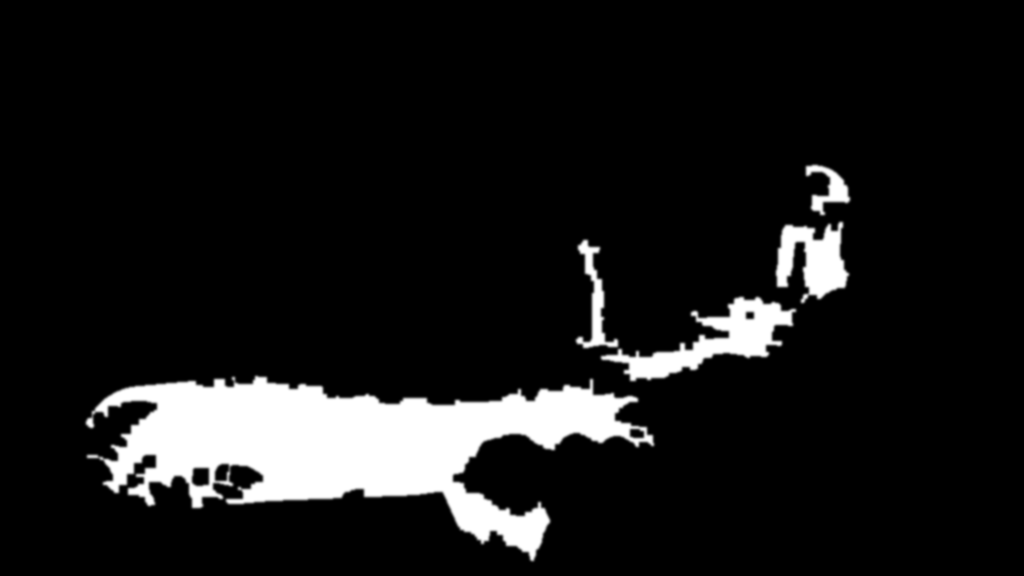
#> input picture website/art/living-ruins/masks/water.png, 1024 x 576 px; its folder holds 5 pictures in this run
$ python pack_runtime.py
#> lines starting #> are read from the running program, lines starting #| are printed output that depends on the picture
#!/usr/bin/env python3
"""Pack the derived Living Ruins masks into the small runtime textures the WebGL player loads.

Usage (from repo root):
  uv run --with numpy --with pillow website/scripts/wallpaper/pack_runtime.py

Reads  website/art/living-ruins/masks/{water,foliage,light,depth,flow}.png
Writes website/src/public/wallpaper/living-ruins/
  masks.webp  RGB lossless  R = water, G = foliage (sway weight; the shader adds the root-to-tip
              gradient), B = light. Built at the water/foliage size (2x grid); light is upscaled.
  flow.webp   RGB lossless  R,G = flow direction (0.5 = zero, +y down), B = strength
  depth.webp  RGB lossy     depth in all channels (0 = far, 1 = near), blurred for smooth parallax
and refreshes the "depth" field of website/src/data/wallpaper-hotspots.json.

Lossless WebP is used for the packed masks because lossy WebP subsamples chroma, which
would bleed one packed channel into another.
"""
import json
from pathlib import Path

import numpy as np
from PIL import Image, ImageFilter

ROOT = Path(__file__).resolve().parents[2]  # website/
SRC = ROOT / "art" / "living-ruins" / "masks"
OUT = ROOT / "src" / "public" / "wallpaper" / "living-ruins"
HOTSPOTS = ROOT / "src" / "data" / "wallpaper-hotspots.json"


def gray(name: str) -> Image.Image:
#> called with name = 'water.png'
    return Image.open(SRC / name).convert("L")
#> returned value is the input picture: PIL image 1024x576 L; min 0, max 255, mean 24.4


def main() -> None:
    OUT.mkdir(parents=True, exist_ok=True)
    water, foliage = gray("water.png"), gray("foliage.png")
#> call 2 of gray, with name = 'foliage.png'
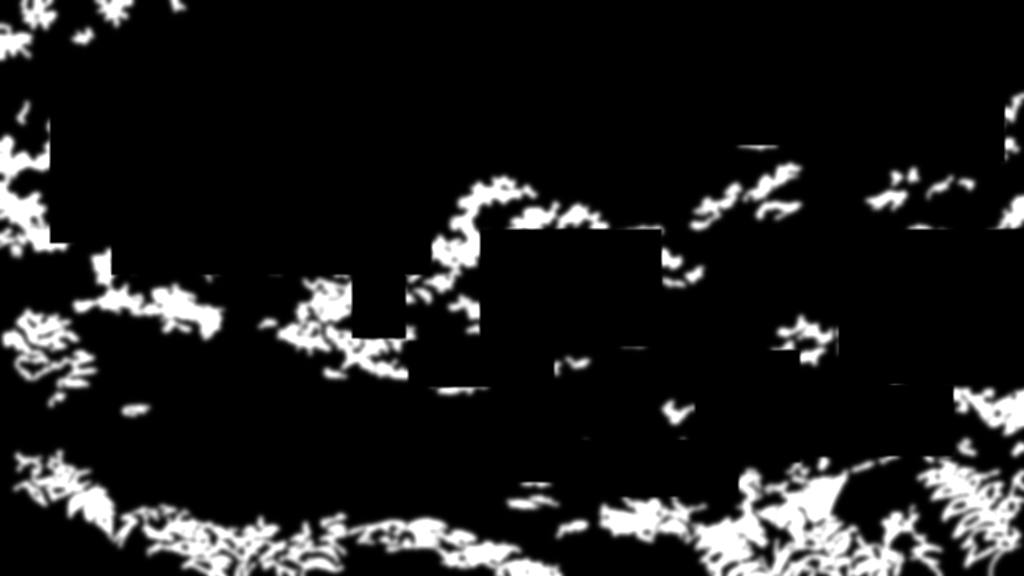
#> input picture website/art/living-ruins/masks/foliage.png, 2048 x 1152 px (shown at 1/2 size)
#> in gray, returned value is the input picture: PIL image 2048x1152 L; min 0, max 255, mean 29.9
    light = gray("light.png").resize(water.size, Image.BICUBIC)
#> call 3 of gray, with name = 'light.png'
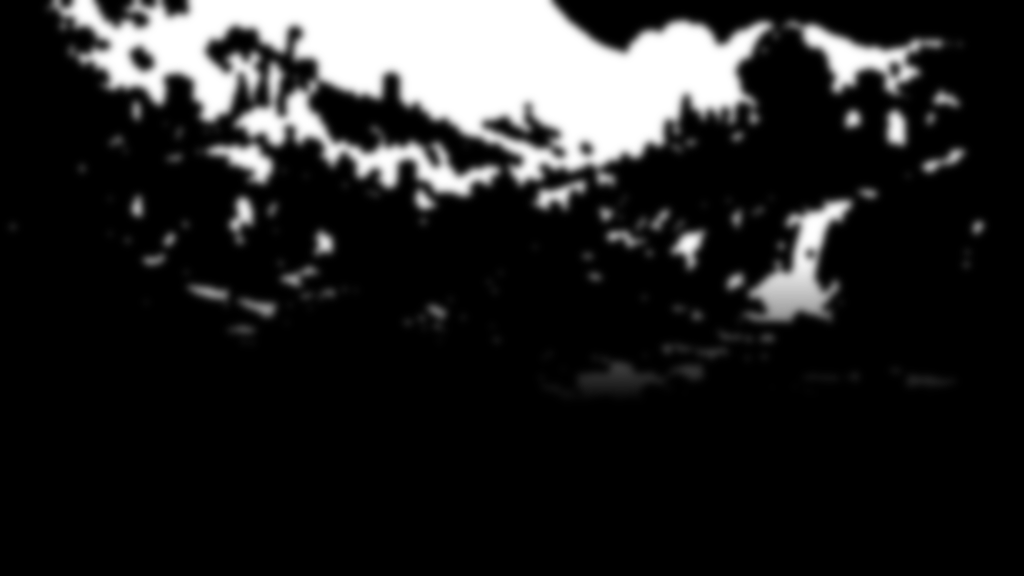
#> input picture website/art/living-ruins/masks/light.png, 1024 x 576 px
#> in gray, returned value is the input picture: PIL image 1024x576 L; min 0, max 255, mean 37.1
#> (the run stopped early here; a loop or call above may not have finished)
